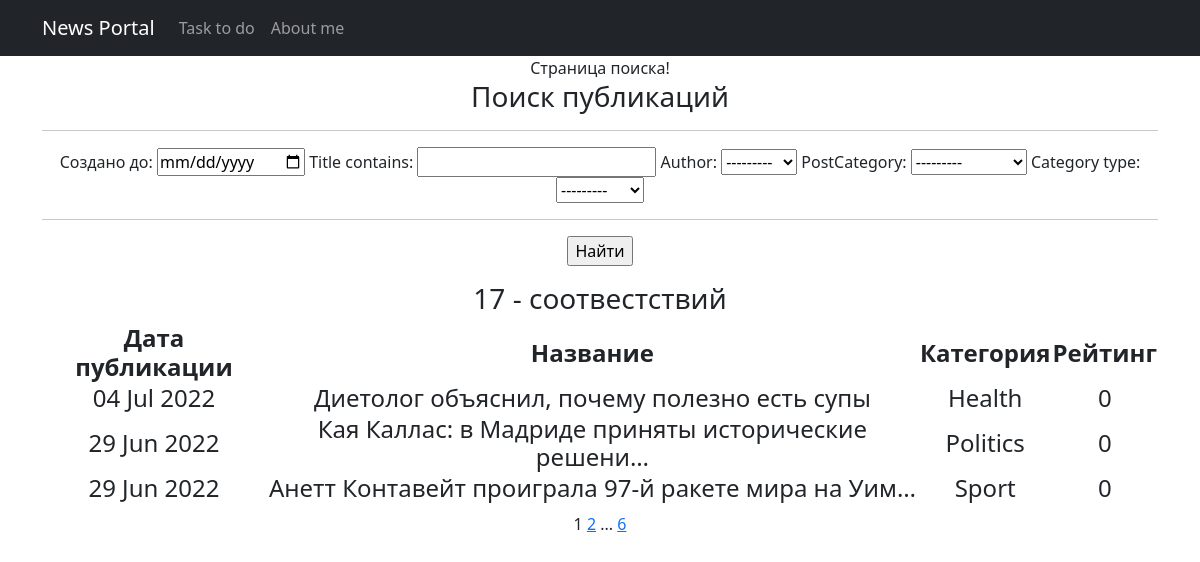
/posts/search/, run on the app's committed database.
### NewsPortal/models.py (models this page shows, shortened)
class Post(models.Model):
    author = models.ForeignKey(Author, on_delete=models.CASCADE)    #публикация имеет связь один к многим, поскольку
    NEWS = 'NW'
    ARTICLE = 'AR'
    CATEGORY_CHOICES = (
        (NEWS, 'Новость'),
        (ARTICLE, 'Статья'),
    )
    category_type = models.CharField(max_length=2, choices=CATEGORY_CHOICES, default=ARTICLE)   #поле категории
    datecreation = models.DateTimeField(auto_now_add=True)  #выбираем свойство сохранения автоматического время создания
    postCategory = models.ManyToManyField(Category, through='PostCategory')     #связь многие к многим, поскольку
    title = models.CharField(max_length=128)    #ставим среднее колисетво символов для названия
    text = models.TextField()   #неограниченное количсество символов для самой новости или статьи
    rating = models.SmallIntegerField(default=0)    #рейтинг статьи по умолчанию 0

class Category(models.Model):
    name = models.CharField(max_length=64, unique=True) #название категории не будет длинным словом,поэтому ставим
    def __str__(self):
        return f'{self.name}'

### NewsPortal/views.py (the view)
# urls.py: path('search/', PostSearch.as_view(), name='post_search'),
class PostSearch(PostList):
    model = Post
    ordering = '-datecreation'
    template_name = 'post_search.html'
    context_object_name = 'posts_search'
    paginate_by = 3
    def get_filter(self):
        return PostFilter(self.request.GET, queryset=super().get_queryset())
    def get_queryset(self):
        return self.get_filter().qs
    def get_context_data(self, *args, **kwargs):
        return {**super().get_context_data(*args, **kwargs), 'filter': self.get_filter()}

### NewsPortal/models.py (called while the page is built)
    def __str__(self):
        return f'{self.authorUser}'

### NewsPortal/templatetags/custom_tags.py (called while the page is built)
@register.simple_tag(takes_context=True)    # сообщает Django, что для работы тега требуется передать контекст
def url_replace(context, **kwargs):
   d = context['request'].GET.copy()    #нам позволяет скопировать все параметры текущего запроса.
   for k, v in kwargs.items():
       d[k] = v
   return d.urlencode()

### NewsPortal/views.py (called while the page is built)
    def get_queryset(self):
        queryset = super().get_queryset()
        self.filterset = PostFilter(self.request.GET, queryset)
        return self.filterset.qs

    def get_context_data(self, **kwargs):
        context = super().get_context_data(**kwargs)
        context['news'] = 'posts'
        return context

### templates/post_search.html (shortened to what this page needs)
{% extends 'flatpages/default.html' %}
{% load cencor_filter%}
{%load custom_tags%}
{% block title %}
Страница поиска!
{% endblock title %}
{% block content %}
    <h3>Поиск публикаций</h3>
    <hr>
    <form method="GET">
        {{ filter.form }}
        <hr>
        <p><input type="submit" value="Найти"></p>
    </form>
    {% if filter.qs %}
        <h3>
            {% if filter.qs|length > 1 %}
                {{ filter.qs|length }} - соотвестствий
            {% elif filter.qs|length == 1 %}
                Только 1 соответствие найдено
            {% elif filter.qs|length == 0 %}
                Ничего не найдено!
            {% endif %}
        </h3>
        <h4>
        <table>
            <tr>
                <td><b>Дата публикации</b></td>
                <td><b>Название</b></td>
                <td><b>Категория</b></td>
                <td><b>Рейтинг</b></td>
             </tr>
            {% for post in posts_search %}
            <tr>
                <td>{{ post.datecreation|date:'d M Y' }}</td>
                <td>{{ post.title|truncatechars:50 }}</td>
                <td>{% for cat in post.postCategory.all %}
                         {{cat}}
                 {% endfor %}</td>
                <td>{{ post.rating }}</td>
            </tr>
            {% endfor %}
        </table>
        </h4>
    {% else %}
        <h2>Новостей нет!</h2>
    {% endif %}
    {{ page_obj.number }}
   {% if page_obj.has_next %}
       <a href="?{% url_replace page=page_obj.next_page_number %}">{{ page_obj.next_page_number }}</a>
       {% if paginator.num_pages != page_obj.next_page_number %}
           ...
           <a href="?{% url_replace page=page_obj.paginator.num_pages %}">{{ page_obj.paginator.num_pages }}</a>
       {% endif %}
   {% endif %}
{% endblock content %}

### data on the page
Post: datecreation "04 Jul 2022", title "Диетолог объяснил, почему полезно есть супы", rating "0"
Category: name "Health"
Post: datecreation "29 Jun 2022", title "Кая Каллас: в Мадриде приняты исторические решени…", rating "0"
Category: name "Politics"
Post: datecreation "29 Jun 2022", title "Анетт Контавейт проиграла 97-й ракете мира на Уим…", rating "0"
Category: name "Sport"

### other printed values
{{ filter.qs|length }} "17"
{{ page_obj.number }} "1"
{{ page_obj.next_page_number }} "2"
{{ page_obj.paginator.num_pages }} "6"
